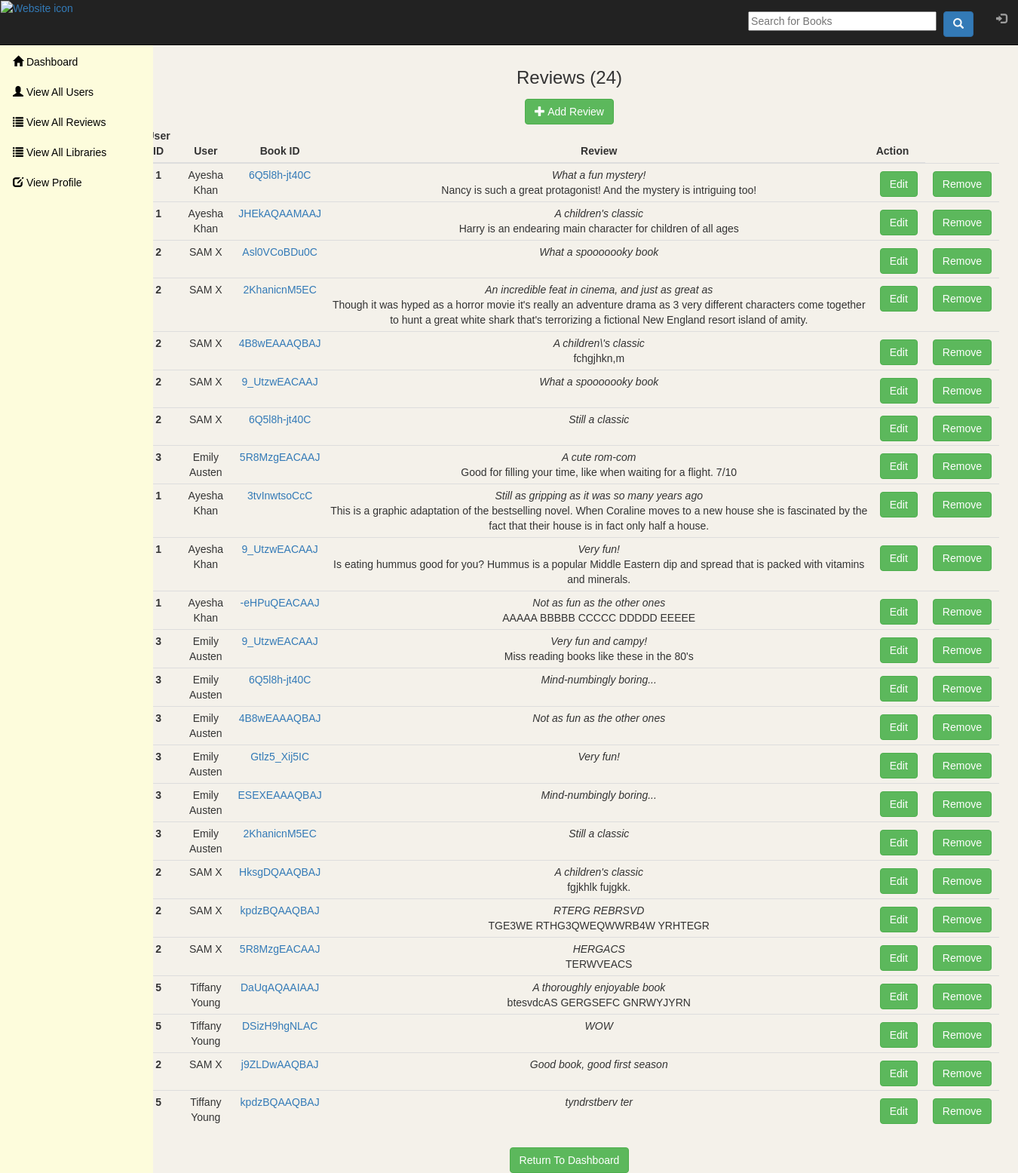
Screenshot of /admin-review_info.php (signed in) with the database file from the repository.
### tables this page shows
CREATE TABLE `review` (
  `review_id` int(11) NOT NULL,
  `user_id` int(11) NOT NULL,
  `book_id` varchar(14) NOT NULL,
  `title` varchar(50) DEFAULT NULL,
  `description` varchar(255) DEFAULT NULL
);

CREATE TABLE `user` (
  `user_id` int(11) NOT NULL,
  `fname` varchar(50) NOT NULL,
  `lname` varchar(50) NOT NULL,
  `email` varchar(50) NOT NULL,
  `password` varchar(255) NOT NULL,
  `user_type` varchar(10) NOT NULL DEFAULT 'user'
);

### admin-review_info.php (the view, shortened to what this page needs)
<?php
	include 'database.php';
	include 'header.php';
	$review_results= mysqli_query($conn,"SELECT user.user_id, user.fname, user.lname, user.email, review.book_id, review.title, review.description, review.review_id FROM user INNER JOIN review ON user.user_id=review.user_id ORDER BY review_id");
?>
<!DOCTYPE html>
<html lang="en">
<head>
</head>
<body style="background-color:#F4F1EA;">
	<div class="card" style="text-align:center;">
		<div class="container">
			<h3>Reviews (<?php echo $review_results->num_rows; ?>)</h3>
			<div style="text-align:center;">
				<a href= "add_review.php?id=XXXX"><button type="button" class="btn btn-success"><span class="glyphicon glyphicon-plus"></span> Add Review</button></a>
			</div>
			<table class="table table-condensed">
				<thead>
					<tr>
						<th scope="col" style="text-align:center;">User ID</th>
						<th scope="col" style="text-align:center;">User</th>
						<th scope="col" style="text-align:center;">Book ID</th>
						<th scope="col" style="text-align:center;">Review</th>
						<th scope="col">Action</th>
					</tr>
				</thead>
				<tbody>
					<?php if ($review_results->num_rows > 0): ?>
						<?php while($array=mysqli_fetch_row($review_results)): ?>
							<tr style="width:100px;">
								<td scope="row"><b><?php echo $array[0];?></b></th>
								<td><?php echo $array[1];?> <?php echo $array[2];?></td>
								<td><a href="view_review.php?id=<?php echo $array[4]; ?>"><?php echo $array[4];?></a></td>
								<td><i><?php echo $array[5];?><br></i> <?php echo $array[6];?></td>
								<td><a href= "edit_review.php?id=<?php echo $array[7]; ?> ">
									<button type="button" class="btn btn-success">Edit</button></a></td>
								<td><a href= "delete_review.php?id=<?php echo $array[7]; ?> ">
									<button type="button" class="btn btn-success">Remove</button></a></td>
							</tr>
						<?php endwhile; ?>
					<?php else: ?>
							<tr style="text-align:center;">
								<td colspan="3" rowspan="1" headers="">No Review Data Found</td>
							</tr>
					<?php endif; ?>
				</tbody>
			</table>
			<div style="text-align:center;">
				<a href="admin_dashboard.php"><button type="button" class="btn btn-success">Return To Dashboard</button></a>
			</div>
		</div>
	</div>
</body>
</html>

### header.php (style rules this page uses)
* { font-family: "Verdana", sans-serif; }
body { margin-left: 90px; width:80%; }
.card { margin-left:80px; }
h3 { text-align:center; }
table { width:80%; text-align:center; float:right; overflow-x:auto; }

### admin-review_info.php (style rules this page uses)
button { margin:0.5rem; }
table { margin-left:10rem; }
h3 { margin-top:5rem; }

### rows the page displays
review: user.user_id "1", user.fname "Ayesha", user.lname "Khan", book "6Q5l8h-jt40C", title "What a fun mystery!", description "Nancy is such a great protagonist! And the mystery is intriguing too!"
review: user.user_id "1", user.fname "Ayesha", user.lname "Khan", book "JHEkAQAAMAAJ", title "A children's classic", description "Harry is an endearing main character for children of all ages"
review: user.user_id "2", user.fname "SAM", user.lname "X", book "Asl0VCoBDu0C", title "What a spooooooky book"
review: user.user_id "2", user.fname "SAM", user.lname "X", book "2KhanicnM5EC", title "An incredible feat in cinema, and just as great as", description "Though it was hyped as a horror movie it's really an adventure drama as 3 very different characters come together to hunt a great white shark that's terrorizing a fictional New England resort island of amity."
review: user.user_id "2", user.fname "SAM", user.lname "X", book "4B8wEAAAQBAJ", title "A children\\'s classic", description "fchgjhkn,m"
review: user.user_id "2", user.fname "SAM", user.lname "X", book "9_UtzwEACAAJ", title "What a spooooooky book"
review: user.user_id "2", user.fname "SAM", user.lname "X", book "6Q5l8h-jt40C", title "Still a classic"
review: user.user_id "3", user.fname "Emily", user.lname "Austen", book "5R8MzgEACAAJ", title "A cute rom-com", description "Good for filling your time, like when waiting for a flight. 7/10"
review: user.user_id "1", user.fname "Ayesha", user.lname "Khan", book "3tvInwtsoCcC", title "Still as gripping as it was so many years ago", description "This is a graphic adaptation of the bestselling novel. When Coraline moves to a new house she is fascinated by the fact that their house is in fact only half a house."
review: user.user_id "1", user.fname "Ayesha", user.lname "Khan", book "9_UtzwEACAAJ", title "Very fun!", description "Is eating hummus good for you? Hummus is a popular Middle Eastern dip and spread that is packed with vitamins and minerals."
review: user.user_id "1", user.fname "Ayesha", user.lname "Khan", book "-eHPuQEACAAJ", title "Not as fun as the other ones", description "AAAAA BBBBB CCCCC DDDDD EEEEE"
review: user.user_id "3", user.fname "Emily", user.lname "Austen", book "9_UtzwEACAAJ", title "Very fun and campy!", description "Miss reading books like these in the 80's"
review: user.user_id "3", user.fname "Emily", user.lname "Austen", book "6Q5l8h-jt40C", title "Mind-numbingly boring..."
review: user.user_id "3", user.fname "Emily", user.lname "Austen", book "4B8wEAAAQBAJ", title "Not as fun as the other ones"
review: user.user_id "3", user.fname "Emily", user.lname "Austen", book "Gtlz5_Xij5IC", title "Very fun!"
review: user.user_id "3", user.fname "Emily", user.lname "Austen", book "ESEXEAAAQBAJ", title "Mind-numbingly boring..."
review: user.user_id "3", user.fname "Emily", user.lname "Austen", book "2KhanicnM5EC", title "Still a classic"
review: user.user_id "2", user.fname "SAM", user.lname "X", book "HksgDQAAQBAJ", title "A children's classic", description "fgjkhlk fujgkk."
review: user.user_id "2", user.fname "SAM", user.lname "X", book "kpdzBQAAQBAJ", title "RTERG REBRSVD", description "TGE3WE RTHG3QWEQWWRB4W YRHTEGR"
review: user.user_id "2", user.fname "SAM", user.lname "X", book "5R8MzgEACAAJ", title "HERGACS", description "TERWVEACS"
review: user.user_id "5", user.fname "Tiffany", user.lname "Young", book "DaUqAQAAIAAJ", title "A thoroughly enjoyable book", description "btesvdcAS GERGSEFC GNRWYJYRN"
review: user.user_id "5", user.fname "Tiffany", user.lname "Young", book "DSizH9hgNLAC", title "WOW"
review: user.user_id "2", user.fname "SAM", user.lname "X", book "j9ZLDwAAQBAJ", title "Good book, good first season"
review: user.user_id "5", user.fname "Tiffany", user.lname "Young", book "kpdzBQAAQBAJ", title "tyndrstberv ter"

### other values shown
$review_results->num_rows "24"
